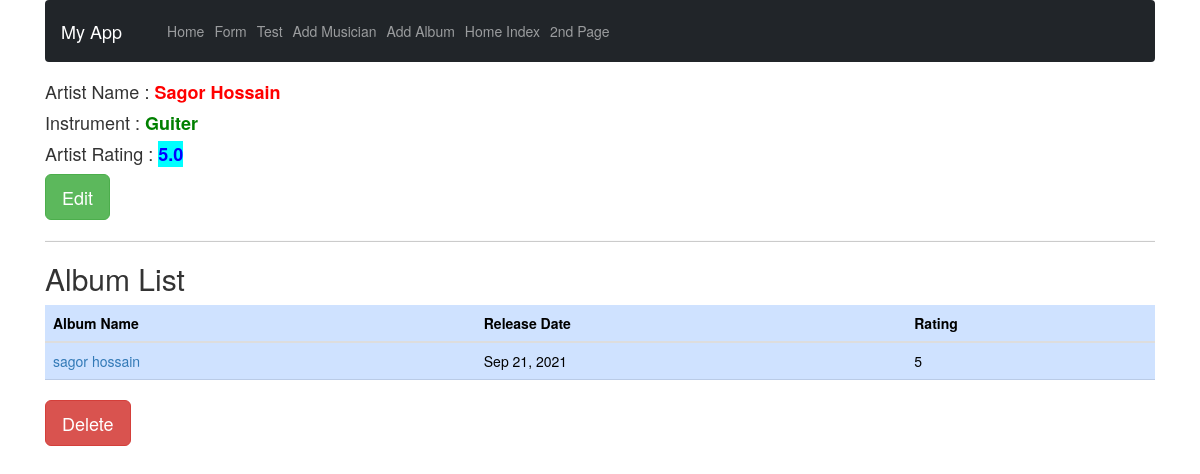
Screenshot of /album_list/1/ with the database file from the repository.
### first_app/models.py (models this page shows, shortened)
class Musician(models.Model):
    first_name = models.CharField(max_length=50)  #required thakle khali rakha jay na
    last_name = models.CharField(max_length=50)
    instrument = models.CharField(max_length=50)

class Album(models.Model):
    artist = models.ForeignKey(Musician, on_delete = models.CASCADE , related_name = 'album_list')
    name = models.CharField(max_length=100)
    release_date = models.DateField(default = None)
    rating = (
        (1, "Wrost"),
        (2, "Bad"),
        (3, "Not Bad"),
        (4, "Good"),
        (5, "Excellent!"),
    )
    star_num = models.IntegerField(choices=rating,default = None)

### first_app/views.py (the view)
# urls.py: path('album_list/<int:artist_id>/',views.album_list,name = 'album_list'),
def album_list(request, artist_id):
    artist_info = Musician.objects.get(pk=artist_id)
    album_list = Album.objects.filter(artist=artist_id).order_by('name')
    artist_rating = Album.objects.filter(artist=artist_id).aggregate(Avg('star_num'))
    diction = {'title':'List of Album','artist_info':artist_info,'album_list':album_list,'artist_rating':artist_rating}
    return render(request,'first_app/album_list.html', context=diction)

### templates/first_app/album_list.html
{% extends "first_app/base.html" %}
{% block body_block %}
<h4>Artist Name : <b style=color:red>{{artist_info.first_name}} {{artist_info.last_name}}</b></h4>
<h4>Instrument : <b style=color:green>{{artist_info.instrument}}</b></h4>
<h4>Artist Rating : <b style="background-color: aqua; color: rgb(4, 0, 255)">{{artist_rating.star_num__avg}}</b></h4>
<a href="{% url 'first_app:edit_artist' artist_id=artist_info.id %}" class="btn btn-lg btn-success">Edit </a>
<hr>
<h2>Album List</h2>
<table class="table table-sm table-primary">
    <thead>
      <tr>
        <th scope="col">Album Name</th>
        <th scope="col">Release Date</th>
        <th scope="col">Rating</th>
      </tr>
    </thead>
    {% for album in album_list %}
    <tbody>
      <tr>
        <td> <a href="{% url 'first_app:edit_album' album_id=album.id %}">{{ album.name }}</a></td>
        <td>{{ album.release_date | date:"M d, Y" }}</td>
        <td>{{ album.star_num }}</td>
      </tr>
    </tbody>
    {% endfor %}
  </table>
<a href="{% url 'first_app:delete_artist' artist_id=artist_info.id %}" class='btn btn-danger btn-lg' onclick="return confirm('Are You Sure To Delete')" >Delete</a>
{% endblock %}

### rows the page displays
Musician: first_name "Sagor", last_name "Hossain", instrument "Guiter"
Album: name "sagor hossain", release_date "Sep 21, 2021", star_num "5"

### other values shown
{{ artist_rating.star_num__avg }} "5.0"
